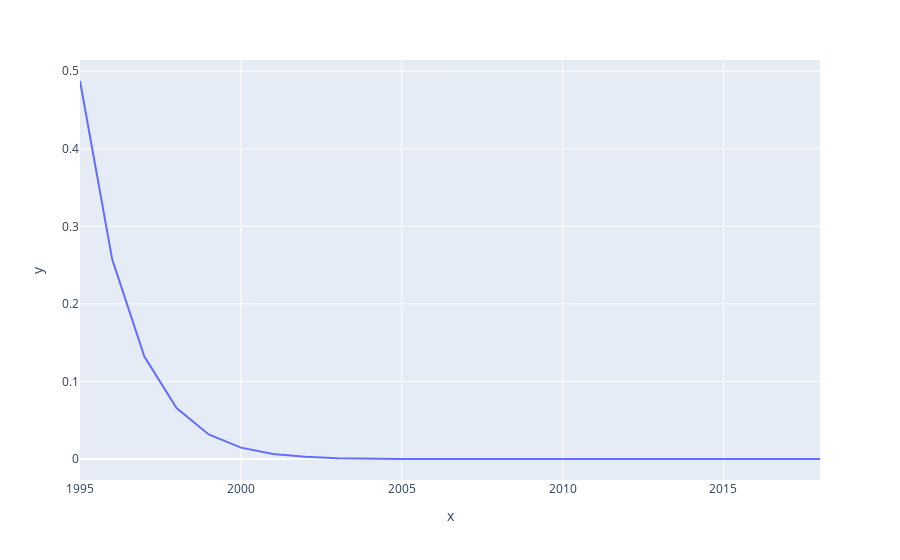

Source (notebook cell):
### Code cell
def get_weights(start_year, end_year, n=1):
    d_array = []
    
    for i in range(start_year, end_year):
        distance = float(end_year-i)
        d_array += [distance]
        
    np_d_array = np.array(d_array)**n
    weights = np_d_array/np_d_array.sum()
    return weights

### Figure 1 — Plotly figure (JSON) as saved in the notebook; plotly's stock layout.template omitted (floating-point values rounded to 4 significant figures)
{"data": [{"hovertemplate": "x=%{x}<br>y=%{y}<extra></extra>", "legendgroup": "", "line": {"color": "#636efa", "dash": "solid"}, "marker": {"symbol": "circle"}, "mode": "lines", "name": "", "orientation": "v", "showlegend": false, "type": "scatter", "x": [1995, 1996, 1997, 1998, 1999, 2000, 2001, 2002, 2003, 2004, 2005, 2006, 2007, 2008, 2009, 2010, 2011, 2012, 2013, 2014, 2015, 2016, 2017, 2018], "xaxis": "x", "y": [0.4874, 0.2574, 0.1321, 0.06576, 0.03163, 0.01466, 0.006513, 0.002763, 0.001113, 0.0004227, 0.0001502, 4.941e-05, 1.487e-05, 4.033e-06, 9.654e-07, 1.988e-07, 3.397e-08, 4.583e-09, 4.539e-10, 2.946e-11, 1.037e-12, 1.385e-14, 3.163e-17, 9.654e-22], "yaxis": "y"}], "layout": {"autosize": true, "legend": {"tracegroupgap": 0}, "margin": {"t": 60}, "xaxis": {"anchor": "y", "autorange": true, "domain": [0, 1], "range": [1995, 2018], "title": {"text": "x"}, "type": "linear"}, "yaxis": {"anchor": "x", "autorange": true, "domain": [0, 1], "range": [-0.02708, 0.5145], "title": {"text": "y"}, "type": "linear"}}}
